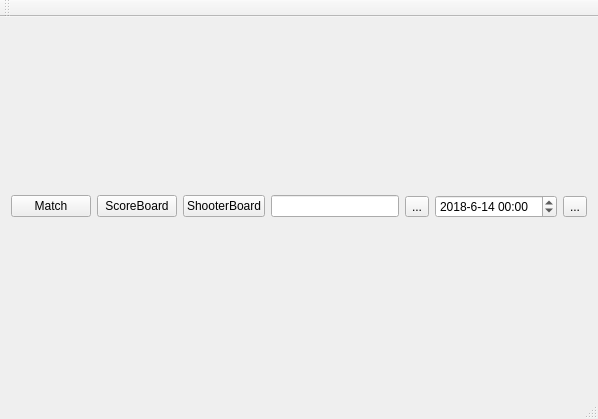
<?xml version="1.0" encoding="UTF-8"?>
<ui version="4.0">
 <class>WorldCupQtClass</class>
 <widget class="QMainWindow" name="WorldCupQtClass">
  <property name="geometry">
   <rect>
    <x>0</x>
    <y>0</y>
    <width>598</width>
    <height>419</height>
   </rect>
  </property>
  <property name="windowTitle">
   <string>WorldCupQt</string>
  </property>
  <widget class="QWidget" name="centralWidget">
   <layout class="QVBoxLayout" name="verticalLayout">
    <item>
     <layout class="QHBoxLayout" name="head">
      <item>
       <widget class="QPushButton" name="B_match">
        <property name="text">
         <string>Match</string>
        </property>
       </widget>
      </item>
      <item>
       <widget class="QPushButton" name="B_score">
        <property name="text">
         <string>ScoreBoard</string>
        </property>
       </widget>
      </item>
      <item>
       <widget class="QPushButton" name="B_shooter">
        <property name="text">
         <string>ShooterBoard</string>
        </property>
       </widget>
      </item>
      <item>
       <widget class="QLineEdit" name="search"/>
      </item>
      <item>
       <widget class="QToolButton" name="toolButton">
        <property name="text">
         <string>...</string>
        </property>
       </widget>
      </item>
      <item>
       <widget class="QDateTimeEdit" name="now">
        <property name="date">
         <date>
          <year>2018</year>
          <month>6</month>
          <day>14</day>
         </date>
        </property>
        <property name="displayFormat">
         <string>yyyy-M-d HH:mm</string>
        </property>
       </widget>
      </item>
      <item>
       <widget class="QToolButton" name="toolButton_2">
        <property name="text">
         <string>...</string>
        </property>
       </widget>
      </item>
     </layout>
    </item>
   </layout>
  </widget>
  <widget class="QMenuBar" name="menuBar">
   <property name="geometry">
    <rect>
     <x>0</x>
     <y>0</y>
     <width>598</width>
     <height>23</height>
    </rect>
   </property>
  </widget>
  <widget class="QToolBar" name="mainToolBar">
   <attribute name="toolBarArea">
    <enum>TopToolBarArea</enum>
   </attribute>
   <attribute name="toolBarBreak">
    <bool>false</bool>
   </attribute>
  </widget>
  <widget class="QStatusBar" name="statusBar"/>
 </widget>
 <layoutdefault spacing="6" margin="11"/>
 <resources>
  <include location="WorldCupQt.qrc"/>
 </resources>
 <connections>
  <connection>
   <sender>B_match</sender>
   <signal>clicked()</signal>
   <receiver>WorldCupQtClass</receiver>
   <slot>show_match()</slot>
   <hints>
    <hint type="sourcelabel">
     <x>74</x>
     <y>226</y>
    </hint>
    <hint type="destinationlabel">
     <x>149</x>
     <y>71</y>
    </hint>
   </hints>
  </connection>
  <connection>
   <sender>toolButton_2</sender>
   <signal>clicked()</signal>
   <receiver>WorldCupQtClass</receiver>
   <slot>time_change()</slot>
   <hints>
    <hint type="sourcelabel">
     <x>587</x>
     <y>224</y>
    </hint>
    <hint type="destinationlabel">
     <x>529</x>
     <y>82</y>
    </hint>
   </hints>
  </connection>
  <connection>
   <sender>B_score</sender>
   <signal>clicked()</signal>
   <receiver>WorldCupQtClass</receiver>
   <slot>show_score()</slot>
   <hints>
    <hint type="sourcelabel">
     <x>165</x>
     <y>226</y>
    </hint>
    <hint type="destinationlabel">
     <x>115</x>
     <y>79</y>
    </hint>
   </hints>
  </connection>
  <connection>
   <sender>toolButton</sender>
   <signal>clicked()</signal>
   <receiver>WorldCupQtClass</receiver>
   <slot>search()</slot>
   <hints>
    <hint type="sourcelabel">
     <x>414</x>
     <y>224</y>
    </hint>
    <hint type="destinationlabel">
     <x>395</x>
     <y>83</y>
    </hint>
   </hints>
  </connection>
  <connection>
   <sender>B_shooter</sender>
   <signal>clicked()</signal>
   <receiver>WorldCupQtClass</receiver>
   <slot>show_shooter()</slot>
   <hints>
    <hint type="sourcelabel">
     <x>251</x>
     <y>226</y>
    </hint>
    <hint type="destinationlabel">
     <x>258</x>
     <y>80</y>
    </hint>
   </hints>
  </connection>
 </connections>
 <slots>
  <signal>signal1()</signal>
  <slot>show_match()</slot>
  <slot>time_change()</slot>
  <slot>show_score()</slot>
  <slot>show_shooter(int)</slot>
  <slot>search()</slot>
  <slot>show_shooter()</slot>
 </slots>
</ui>
